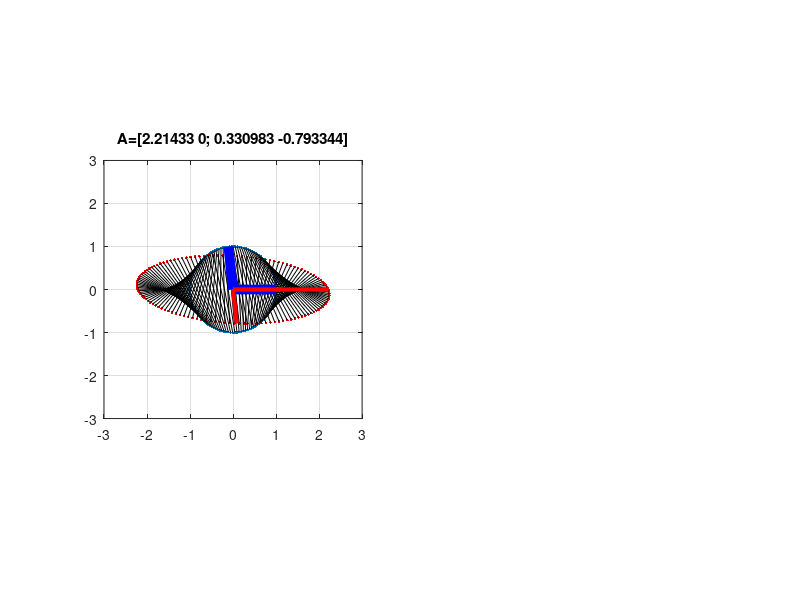

Reproduce this figure in MATLAB.
                                                                     
                                                                     
                                                                     
                                             
%clean up whatever's going on
clf
clear all
clc

%define a unit circle
pts = 0:.05:2*pi;
xPts=sin(pts);
yPts=cos(pts);
subplot(1,2,1)
plot(xPts,yPts,'.')
axis(3*[-1 1 -1 1])
axis equal
grid on

%define a random matrix
A=1.5*randn(2);

%set to 1 to enforce symmetric matrix
sym=0
if sym
    A=(A+A')/2;
end
A(2,1)=0;
%print out the matrix
A
title(sprintf('A=[%g %g; %g %g]',A(1),A(2),A(3),A(4)))

%do the transform
newPts=A*[xPts;yPts];
% newPts=A*newPts;

hold on
plot(newPts(1,:),newPts(2,:),'r.')

%set to 1 to draw the connectors between original points and their images
connect=1;
if connect
    for i=1:length(pts)
        plot([xPts(i) newPts(1,i)],[yPts(i) newPts(2,i)],'k')
    end
end

%set to 1 to draw the eigenbasis (only works for symmetric A)
drawEig=1;
% if sym & drawEig
if drawEig
    
    %do spectral decomposition and sort by eigenvalue magnitude
    [vects vals]=eig(A);
    vals=diag(vals);
    [sortVals order]=sort(abs(vals));
    order=flipud(order);
    sortVals=vals(order);
    vects=vects(:,order);

    %show eigenvectors
    plot([0 vects(1,1)],[0 vects(2,1)],'b','LineWidth',7)
    plot([0 vects(1,2)],[0 vects(2,2)],'b','LineWidth',7)    

    %set to 1 to scale eigenvectors by their eigenvalues
    drawVal=1;
    if drawVal
        plot([0 sortVals(1)*vects(1,1)],[0 sortVals(1)*vects(2,1)],'r','LineWidth',3)
        plot([0 sortVals(2)*vects(1,2)],[0 sortVals(2)*vects(2,2)],'r','LineWidth',3)     
    end

    %set to 1 to remove correlations by switching to eigenbasis
    whiten=0;
    if whiten
        whitened=vects'*newPts;
        plot(whitened(1,:),whitened(2,:),'g.')

        %set to 1 to undo scaling action of A
        normalize=0;
        if normalize
            normalized=diag(1./sortVals)*whitened; %the inverse of a diagonal matrix is the same matrix with the reciprocal of each entry on the diagonal
            plot(normalized(1,:),normalized(2,:),'k.','MarkerSize',20)
        end
        
        %set to 1 to undo rotation action of A -- this completes the
        %inversion of A
        rerotate=0;
        if rerotate
            rerotated=vects*normalized;
            plot(rerotated(1,:),rerotated(2,:),'y.','MarkerSize',20)
        end
    end
end

% subplot(1,2,2)
% 
% pauseTime=.01;
% numRuns=200;
% numSteps=1000;
% stepSize=.01;
% plotPct=.1;
% 
% inds=1:1/plotPct:numSteps;
% 
% currSize=3;
% for j=1:numRuns
%     x=randn(2,1);
%     y=zeros(2,numSteps);
%     for i=1:numSteps
%         y(:,i)=x;
%         x = stepSize*A*x + x;
%     end
%     %colors go blue->red
%     scatter(y(1,inds),y(2,inds),5,1:length(inds));
%     newSize=mean(mean(abs(y)))/100;
%     if newSize>currSize
%         %currSize=newSize;
%     end
%     axis(currSize*[-1 1 -1 1])
%     axis square
%     hold on
%     pause(pauseTime)
% end
    
% discussion points

%note 4 free parameters in 2x2 operator
% - can pick a direction
% - stretch/flip along it
% - stretch/flip along the orthogonal
% - "twist" of points (which maps to which)

%only 3 free parameters in 2x2 symmetric matrix
% - so which parts of above parameters is lost?
% - equivalent question -- what can general operators do that symmetric
%   ones can't?
% - how is this reflected in real vs. complex eigenvalues/vectors?

%eigenvectors of a symmetric matrix form an orthonormal basis
%an orthonormal matrix is a rotation matrix.  why?
%what do eigenvalues near 0 mean?
%what do negative eigenvalues mean?
%why is A'+A symmetric for any A?


